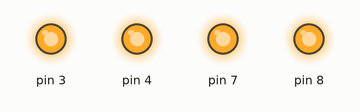
A sketch run on a simulated Arduino Uno, built with avr-gcc and run on an emulated ATmega328P. Parts: output pins drawn as LEDs (lit = HIGH).

Above: at 0.5 s.
At 3.5 s:
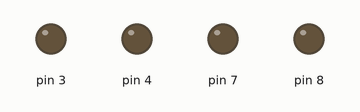
Timing chart, 0 to 4.6 s (numbered marks = the images above):
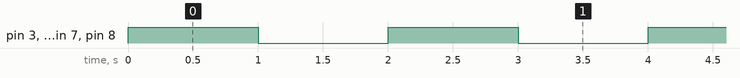

Measured:
- by itself, pin 3, pin 4, pin 7, pin 8: alternates HIGH for 1.0 s and LOW for 1.0 s

The sketch:

funky_luulia1.ino
```cpp
// C++ code
//
void setup()
{
  pinMode(7, OUTPUT);
  pinMode(8, OUTPUT);
  pinMode(3, OUTPUT);
  pinMode(4, OUTPUT);
}

void loop()
{
  digitalWrite(7, HIGH);
  digitalWrite(8, HIGH);
  digitalWrite(3, HIGH);
  digitalWrite(4, HIGH);
  delay(1000); // Wait for 1000 millisecond(s)
  digitalWrite(7, LOW);
   digitalWrite(8, LOW);
   digitalWrite(4, LOW);
   digitalWrite(3, LOW);
  delay(1000); // Wait for 1000 millisecond(s)
}
```
